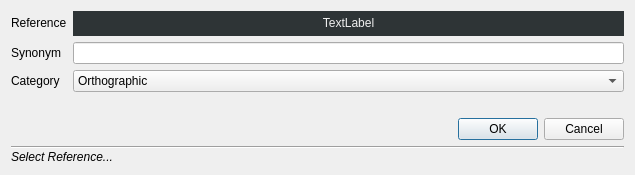
<?xml version="1.0" encoding="UTF-8"?>
<ui version="4.0">
 <class>Dialog</class>
 <widget class="QDialog" name="Dialog">
  <property name="windowModality">
   <enum>Qt::ApplicationModal</enum>
  </property>
  <property name="geometry">
   <rect>
    <x>0</x>
    <y>0</y>
    <width>635</width>
    <height>175</height>
   </rect>
  </property>
  <property name="windowTitle">
   <string>Synonym</string>
  </property>
  <layout class="QGridLayout" name="gridLayout">
   <item row="3" column="0">
    <widget class="QDialogButtonBox" name="buttonBox">
     <property name="enabled">
      <bool>true</bool>
     </property>
     <property name="orientation">
      <enum>Qt::Horizontal</enum>
     </property>
     <property name="standardButtons">
      <set>QDialogButtonBox::Cancel|QDialogButtonBox::Ok</set>
     </property>
    </widget>
   </item>
   <item row="2" column="0">
    <layout class="QFormLayout" name="formLayout_3">
     <item row="1" column="0">
      <widget class="QLabel" name="label">
       <property name="text">
        <string>Synonym</string>
       </property>
      </widget>
     </item>
     <item row="1" column="1">
      <widget class="QLineEdit" name="name_linedit"/>
     </item>
     <item row="2" column="0">
      <widget class="QLabel" name="label_2">
       <property name="text">
        <string>Category</string>
       </property>
      </widget>
     </item>
     <item row="2" column="1">
      <widget class="QComboBox" name="comboBox">
       <item>
        <property name="text">
         <string>Orthographic</string>
        </property>
       </item>
       <item>
        <property name="text">
         <string>Vernacular</string>
        </property>
       </item>
       <item>
        <property name="text">
         <string>Nomenclatural</string>
        </property>
       </item>
       <item>
        <property name="text">
         <string>Taxinomic</string>
        </property>
       </item>
      </widget>
     </item>
     <item row="0" column="0">
      <widget class="QLabel" name="refernceLabel">
       <property name="text">
        <string>Reference</string>
       </property>
      </widget>
     </item>
     <item row="0" column="1">
      <widget class="QLabel" name="taxaLineEdit">
       <property name="sizePolicy">
        <sizepolicy hsizetype="Preferred" vsizetype="Fixed">
         <horstretch>0</horstretch>
         <verstretch>0</verstretch>
        </sizepolicy>
       </property>
       <property name="minimumSize">
        <size>
         <width>0</width>
         <height>25</height>
        </size>
       </property>
       <property name="maximumSize">
        <size>
         <width>16777215</width>
         <height>25</height>
        </size>
       </property>
       <property name="styleSheet">
        <string notr="true">background-color: rgb(46, 52, 54);
color: rgb(239, 239, 239);</string>
       </property>
       <property name="text">
        <string>TextLabel</string>
       </property>
       <property name="alignment">
        <set>Qt::AlignCenter</set>
       </property>
       <property name="textInteractionFlags">
        <set>Qt::LinksAccessibleByMouse|Qt::TextSelectableByMouse</set>
       </property>
      </widget>
     </item>
    </layout>
   </item>
   <item row="4" column="0">
    <layout class="QVBoxLayout" name="QTreeViewSearch_layout">
     <property name="spacing">
      <number>1</number>
     </property>
     <item>
      <widget class="Line" name="line">
       <property name="orientation">
        <enum>Qt::Horizontal</enum>
       </property>
      </widget>
     </item>
     <item>
      <widget class="QLabel" name="label_tip">
       <property name="sizePolicy">
        <sizepolicy hsizetype="Preferred" vsizetype="Fixed">
         <horstretch>0</horstretch>
         <verstretch>0</verstretch>
        </sizepolicy>
       </property>
       <property name="font">
        <font>
         <italic>true</italic>
        </font>
       </property>
       <property name="text">
        <string>Select Reference...</string>
       </property>
      </widget>
     </item>
    </layout>
   </item>
  </layout>
 </widget>
 <resources/>
 <connections/>
</ui>
